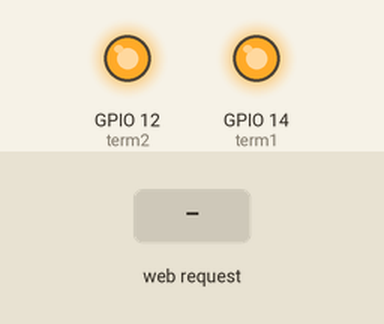
Recording of a sketch running on a simulated ESP8266 (NodeMCU). On the bench: output pins drawn as LEDs (lit = HIGH). The inputs (shaded band) are chosen by the test bench. WiFi joins after 1.5 s; servers stay silent unless stated; what the sketch prints to the serial monitor is not drawn.

Above: at 4.1 s.
4.2 s: HTTP request GET /?T1=1 received
At 5.0 s:
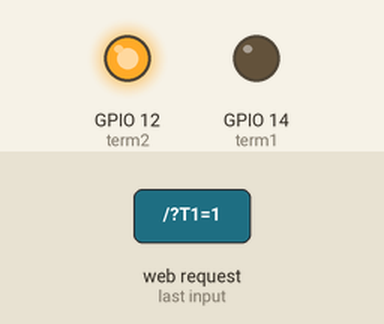
7.0 s: HTTP request GET /?T2=0 received
At 8.2 s:
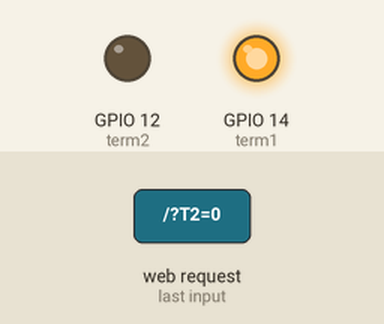
8.5 s: HTTP request GET /?T1=0 received
At 10.6 s:
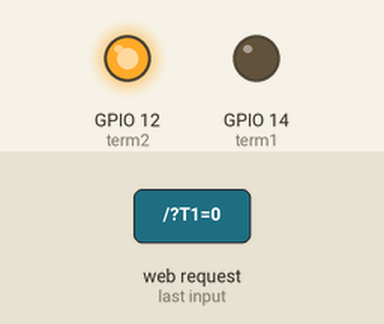
Timing chart, 0 to 16.5 s (numbered marks = the images above; inputs shaded):
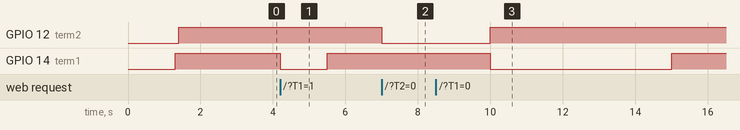

The sketch:

ButtonPressSimulator.ino
```cpp
#include <ESP8266WiFi.h>

int term1 = 14; //radion
int term2 = 12; //dock

WiFiServer server(80);

void setup()
{
	Serial.begin(115200);
	pinMode(term1, OUTPUT);
	pinMode(term2, OUTPUT);

	switchterm(1, true);
	switchterm(2, true);

	Serial.println("connecting to wifi");

	WiFi.begin("x", "x");

	while (WiFi.status() != WL_CONNECTED) {
		delay(500);
		Serial.print(".");
	}

	WiFi.printDiag(Serial);

	server.begin();
}

void loop()
{
	// Check if a client has connected
	WiFiClient client = server.available();
	if (!client) {
		return;
	}

	// Read the first line of the request
	String req = client.readStringUntil('\r');
	Serial.println(req);
	client.flush();

	String response;
	// Match the request
	if (req.indexOf("/?T1=1") != -1)
	{
		switchterm(1, true);
		response = createwww(1, true);
	}
	else if (req.indexOf("/?T1=0") != -1)
	{
		switchterm(1, false);
		response = createwww(1, false);
	}
	else if (req.indexOf("/?T2=1") != -1)
	{
		switchterm(2, true);
		response = createwww(2, true);
	}
	else if (req.indexOf("/?T2=0") != -1)
	{
		switchterm(2, false);
		response = createwww(2, false);
	}
	else {
		response = createwww(0, false);
	}

	client.flush();

	// Send the response to the client
	client.print(response);
	delay(1);
}


void switchterm(int term, bool state) {

	if (state)
	{
		if (term == 1) //radion
		{
			Serial.println("switching term 1 on");
			digitalWrite(term1, LOW); //low active
			delay(1300);
			digitalWrite(term1, HIGH);
		}

		if (term == 2) //dock
		{
			Serial.println("switching term 2 on");
			digitalWrite(term2, LOW); //low active
			delay(100);
			digitalWrite(term2, HIGH);
		}

	}
	else {

		if (term == 1)
		{
			Serial.println("switching term 1 off");
			digitalWrite(term1, LOW); //low active
			delay(5000);
			digitalWrite(term1, HIGH);
		}

		if (term == 2)
		{
			Serial.println("switching term 2 off");
			digitalWrite(term2, LOW); //low active
			delay(3000);
			digitalWrite(term2, HIGH);
		}
	}
}
```

WebPageBuilder.ino
```cpp
String createwww(int term, bool state) {

	String www =
		"<html>"
		"<head>"
		"<meta http-equiv=\"content-type\"content=\"text/html;charset=utf-8\">"
		"<title>Button-press Simulator</title>"
		"</head>"
		"<body>"
		"<form action=\"\" method=\"get\">"
		"<div style=\"padding-bottom:0.5em\">"
		"<span style=\"width:6em; float:left\">Radio Cam</span>"
		"<button name=\"T1\"type=\"submit\"value=\"1\">ON</button>"
		"<button name=\"T1\"type=\"submit\"value=\"0\">OFF</button>";

	if (term == 1)
	{
		www += "&nbsp;Radio was turned ";
		if (state)
		{
			www += "ON";
		}
		else
		{
			www += "OFF";
		}
	}

	www +=
		"</div>"
		"<div>"
		"<span style=\"width:6em;float:left\">HDD Dock</span>"
		"<button name=\"T2\"type=\"submit\"value=\"1\">ON</button>"
		"<button name=\"T2\"type=\"submit\"value=\"0\">OFF</button>";

	if (term == 2)
	{
		www += "&nbsp;Dock was turned ";
		if (state)
		{
			www += "ON";
		}
		else
		{
			www += "OFF";
		}
	}

	www +=
		"</div>"
		"</form>"
		"</body>"
		"</html>";

	return www;
}
```

Measured:
- after the input at 4.2 s, GPIO 14 (term1): HIGH → LOW at once, → HIGH 1.3 s later
- after the input at 7.0 s, GPIO 12 (term2): HIGH → LOW at once
- after the input at 8.5 s, GPIO 14 (term1): HIGH → LOW after 1.5 s, → HIGH 5.0 s later
